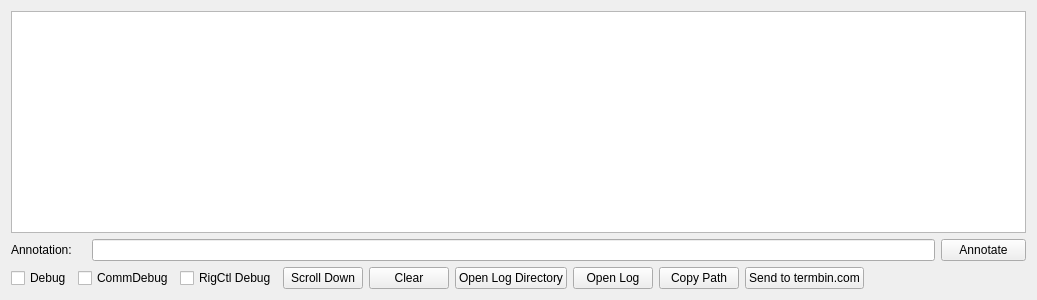
<?xml version="1.0" encoding="UTF-8"?>
<ui version="4.0">
 <class>loggingWindow</class>
 <widget class="QWidget" name="loggingWindow">
  <property name="geometry">
   <rect>
    <x>0</x>
    <y>0</y>
    <width>1037</width>
    <height>300</height>
   </rect>
  </property>
  <property name="windowTitle">
   <string>Form</string>
  </property>
  <layout class="QVBoxLayout" name="verticalLayout">
   <item>
    <widget class="QPlainTextEdit" name="logTextDisplay">
     <property name="focusPolicy">
      <enum>Qt::FocusPolicy::ClickFocus</enum>
     </property>
     <property name="undoRedoEnabled">
      <bool>false</bool>
     </property>
     <property name="lineWrapMode">
      <enum>QPlainTextEdit::LineWrapMode::NoWrap</enum>
     </property>
     <property name="readOnly">
      <bool>true</bool>
     </property>
    </widget>
   </item>
   <item>
    <layout class="QHBoxLayout" name="horizontalLayout_2">
     <property name="leftMargin">
      <number>0</number>
     </property>
     <property name="topMargin">
      <number>0</number>
     </property>
     <item>
      <widget class="QLabel" name="annotateLabel">
       <property name="minimumSize">
        <size>
         <width>75</width>
         <height>0</height>
        </size>
       </property>
       <property name="maximumSize">
        <size>
         <width>75</width>
         <height>16777215</height>
        </size>
       </property>
       <property name="text">
        <string>Annotation:</string>
       </property>
      </widget>
     </item>
     <item>
      <widget class="QLineEdit" name="userAnnotationText">
       <property name="minimumSize">
        <size>
         <width>290</width>
         <height>0</height>
        </size>
       </property>
       <property name="toolTip">
        <string>You may enter your own log notes here.</string>
       </property>
      </widget>
     </item>
     <item>
      <widget class="QPushButton" name="annotateBtn">
       <property name="minimumSize">
        <size>
         <width>85</width>
         <height>0</height>
        </size>
       </property>
       <property name="maximumSize">
        <size>
         <width>85</width>
         <height>16777215</height>
        </size>
       </property>
       <property name="toolTip">
        <string>Adds user-text to the log.</string>
       </property>
       <property name="text">
        <string>Annotate</string>
       </property>
      </widget>
     </item>
    </layout>
   </item>
   <item>
    <layout class="QHBoxLayout" name="horizontalLayout">
     <property name="leftMargin">
      <number>0</number>
     </property>
     <property name="topMargin">
      <number>0</number>
     </property>
     <item>
      <widget class="QCheckBox" name="debugBtn">
       <property name="toolTip">
        <string>&lt;html&gt;&lt;head/&gt;&lt;body&gt;&lt;p&gt;Enable or disable debug logging. Use the &amp;quot;-d&amp;quot; or &amp;quot;--debug&amp;quot; flag to open wfview with debug logging enabled on startup. &lt;/p&gt;&lt;/body&gt;&lt;/html&gt;</string>
       </property>
       <property name="text">
        <string>Debug</string>
       </property>
      </widget>
     </item>
     <item>
      <widget class="QCheckBox" name="commDebugChk">
       <property name="toolTip">
        <string>&lt;html&gt;&lt;head/&gt;&lt;body&gt;&lt;p&gt;This enables the logging of nearly all CI-V traffic. &lt;span style=&quot; font-weight:600;&quot;&gt;Use with caution&lt;/span&gt;. It is a lot of data. Meter levels and scope data are not shown. &lt;/p&gt;&lt;/body&gt;&lt;/html&gt;</string>
       </property>
       <property name="text">
        <string>CommDebug</string>
       </property>
      </widget>
     </item>
     <item>
      <widget class="QCheckBox" name="rigctlDebugChk">
       <property name="text">
        <string>RigCtl Debug</string>
       </property>
      </widget>
     </item>
     <item>
      <widget class="QPushButton" name="toBottomBtn">
       <property name="toolTip">
        <string>Scroll to bottom</string>
       </property>
       <property name="text">
        <string>Scroll Down</string>
       </property>
      </widget>
     </item>
     <item>
      <widget class="QPushButton" name="clearDisplayBtn">
       <property name="toolTip">
        <string>Clears the display. Does not clear the log file.</string>
       </property>
       <property name="text">
        <string>Clear</string>
       </property>
      </widget>
     </item>
     <item>
      <widget class="QPushButton" name="openDirBtn">
       <property name="toolTip">
        <string>Makes a best-effort to ask the host system to open the log file directory.</string>
       </property>
       <property name="text">
        <string>Open Log Directory</string>
       </property>
      </widget>
     </item>
     <item>
      <widget class="QPushButton" name="openLogFileBtn">
       <property name="toolTip">
        <string>Makes a best-effort to ask the host system to open the logfile.</string>
       </property>
       <property name="text">
        <string>Open Log</string>
       </property>
      </widget>
     </item>
     <item>
      <widget class="QPushButton" name="copyPathBtn">
       <property name="toolTip">
        <string>Copy the path of the log file to your clipboard.</string>
       </property>
       <property name="text">
        <string>Copy Path</string>
       </property>
      </widget>
     </item>
     <item>
      <widget class="QPushButton" name="sendToPasteBtn">
       <property name="toolTip">
        <string>&lt;html&gt;&lt;head/&gt;&lt;body&gt;&lt;p&gt;Sends text to termbin.com. Some personal information (such as your username) is in the log file, so do not click this button unless you are ok sharing your log file. This is a quick way to receive a URL, pointing to your log file text, that you can send to other people. &lt;/p&gt;&lt;/body&gt;&lt;/html&gt;</string>
       </property>
       <property name="text">
        <string>Send to termbin.com</string>
       </property>
      </widget>
     </item>
     <item>
      <spacer name="horizontalSpacer">
       <property name="orientation">
        <enum>Qt::Orientation::Horizontal</enum>
       </property>
       <property name="sizeHint" stdset="0">
        <size>
         <width>40</width>
         <height>20</height>
        </size>
       </property>
      </spacer>
     </item>
    </layout>
   </item>
  </layout>
 </widget>
 <resources/>
 <connections/>
</ui>
